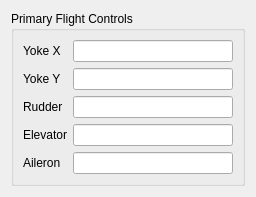
<?xml version="1.0" encoding="UTF-8"?>
<ui version="4.0">
 <class>PrimaryFlightControlWidget</class>
 <widget class="QWidget" name="PrimaryFlightControlWidget">
  <property name="geometry">
   <rect>
    <x>0</x>
    <y>0</y>
    <width>248</width>
    <height>192</height>
   </rect>
  </property>
  <property name="windowTitle">
   <string>Form</string>
  </property>
  <layout class="QGridLayout" name="gridLayout">
   <property name="sizeConstraint">
    <enum>QLayout::SetMinimumSize</enum>
   </property>
   <item row="0" column="0">
    <widget class="QGroupBox" name="groupBox_8">
     <property name="minimumSize">
      <size>
       <width>0</width>
       <height>0</height>
      </size>
     </property>
     <property name="title">
      <string>Primary Flight Controls</string>
     </property>
     <layout class="QFormLayout" name="formLayout_3">
      <item row="0" column="0">
       <widget class="QLabel" name="label_55">
        <property name="text">
         <string>Yoke X</string>
        </property>
       </widget>
      </item>
      <item row="0" column="1">
       <widget class="QLineEdit" name="yokeXLineEdit">
        <property name="minimumSize">
         <size>
          <width>160</width>
          <height>0</height>
         </size>
        </property>
        <property name="readOnly">
         <bool>true</bool>
        </property>
       </widget>
      </item>
      <item row="1" column="0">
       <widget class="QLabel" name="label_56">
        <property name="text">
         <string>Yoke Y</string>
        </property>
       </widget>
      </item>
      <item row="1" column="1">
       <widget class="QLineEdit" name="yokeYLineEdit">
        <property name="minimumSize">
         <size>
          <width>160</width>
          <height>0</height>
         </size>
        </property>
        <property name="readOnly">
         <bool>true</bool>
        </property>
       </widget>
      </item>
      <item row="2" column="0">
       <widget class="QLabel" name="label_57">
        <property name="text">
         <string>Rudder</string>
        </property>
       </widget>
      </item>
      <item row="2" column="1">
       <widget class="QLineEdit" name="rudderLineEdit">
        <property name="minimumSize">
         <size>
          <width>160</width>
          <height>0</height>
         </size>
        </property>
        <property name="readOnly">
         <bool>true</bool>
        </property>
       </widget>
      </item>
      <item row="3" column="0">
       <widget class="QLabel" name="label_58">
        <property name="text">
         <string>Elevator</string>
        </property>
       </widget>
      </item>
      <item row="3" column="1">
       <widget class="QLineEdit" name="elevatorLineEdit">
        <property name="minimumSize">
         <size>
          <width>160</width>
          <height>0</height>
         </size>
        </property>
        <property name="readOnly">
         <bool>true</bool>
        </property>
       </widget>
      </item>
      <item row="4" column="0">
       <widget class="QLabel" name="label_59">
        <property name="text">
         <string>Aileron</string>
        </property>
       </widget>
      </item>
      <item row="4" column="1">
       <widget class="QLineEdit" name="aileronLineEdit">
        <property name="minimumSize">
         <size>
          <width>160</width>
          <height>0</height>
         </size>
        </property>
        <property name="readOnly">
         <bool>true</bool>
        </property>
       </widget>
      </item>
     </layout>
    </widget>
   </item>
  </layout>
 </widget>
 <resources/>
 <connections/>
</ui>
